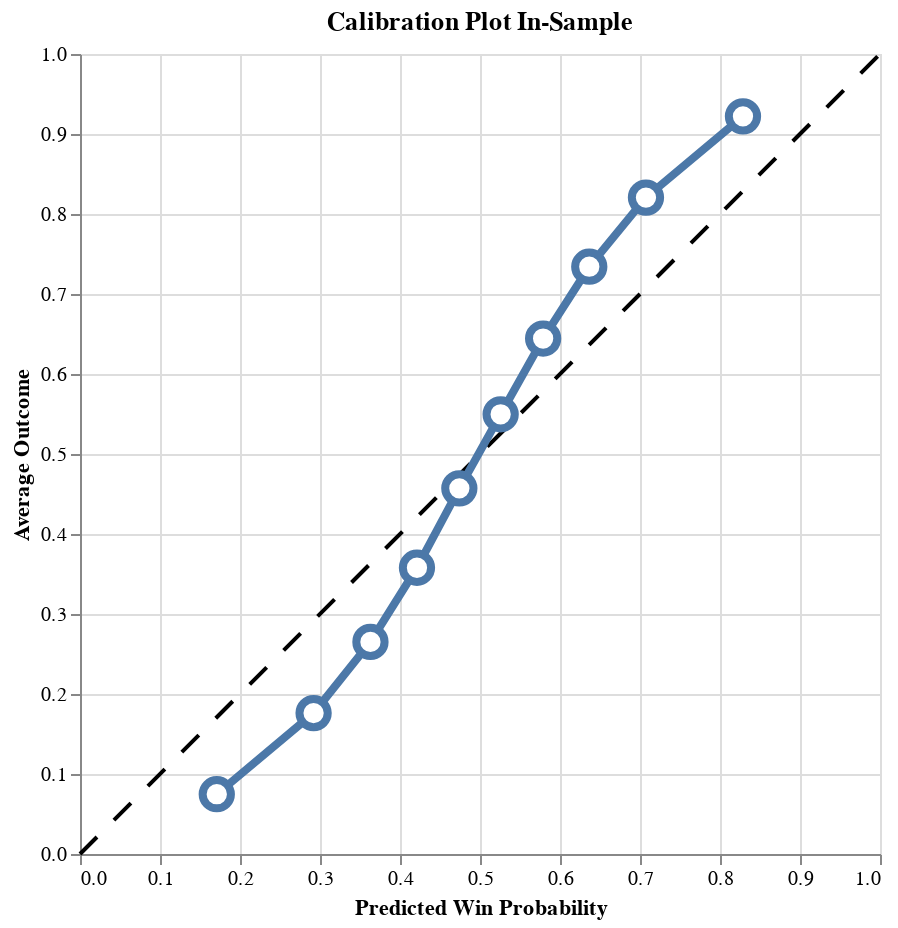

This figure's notebook cell:
### Code cell
trueskill.plot_calibration()

### Figure 1 — Vega-Lite specification as saved in the notebook (floating-point values rounded to 4 significant figures)
{"config": {"view": {"continuousWidth": 300, "continuousHeight": 300}}, "layer": [{"data": {"name": "data-42f50405073b2dbe8396db6b7dd2f6be"}, "mark": {"type": "line", "color": "black", "strokeDash": [12, 12]}, "encoding": {"x": {"field": "x", "type": "quantitative"}, "y": {"field": "y", "type": "quantitative"}}}, {"data": {"name": "data-8f3b109e587422c238f6fc79193e8077"}, "mark": {"type": "line", "strokeWidth": 4}, "encoding": {"x": {"field": "win_prob_midpoint", "title": "Predicted Win Probability", "type": "quantitative"}, "y": {"field": "avg_outcome", "title": "Average Outcome", "type": "quantitative"}}}, {"data": {"name": "data-8f3b109e587422c238f6fc79193e8077"}, "mark": {"type": "point", "fill": "white", "opacity": 1, "size": 200, "strokeWidth": 4}, "encoding": {"x": {"field": "win_prob_midpoint", "type": "quantitative"}, "y": {"field": "avg_outcome", "type": "quantitative"}}}], "height": 400, "title": "Calibration Plot In-Sample", "width": 400, "$schema": "https://vega.github.io/schema/vega-lite/v5.20.1.json", "datasets": {"data-42f50405073b2dbe8396db6b7dd2f6be": [{"x": 0, "y": 0}, {"x": 1, "y": 1}], "data-8f3b109e587422c238f6fc79193e8077": [{"avg_outcome": 0.07472, "win_prob_midpoint": 0.171}, {"avg_outcome": 0.1761, "win_prob_midpoint": 0.292}, {"avg_outcome": 0.2651, "win_prob_midpoint": 0.3631}, {"avg_outcome": 0.3578, "win_prob_midpoint": 0.4212}, {"avg_outcome": 0.4571, "win_prob_midpoint": 0.4742}, {"avg_outcome": 0.5496, "win_prob_midpoint": 0.5258}, {"avg_outcome": 0.6443, "win_prob_midpoint": 0.5789}, {"avg_outcome": 0.7341, "win_prob_midpoint": 0.6366}, {"avg_outcome": 0.8206, "win_prob_midpoint": 0.7075}, {"avg_outcome": 0.9221, "win_prob_midpoint": 0.8287}]}}
